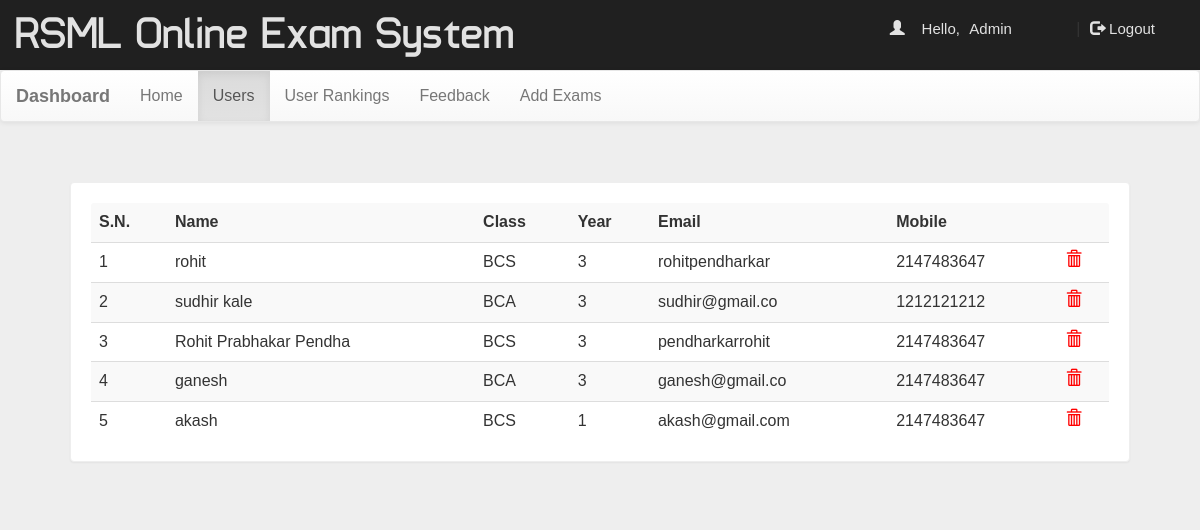
/dash.php?q=1 (signed in), run on the app's committed database.
### tables this page shows
CREATE TABLE `user` (
  `id` int(5) NOT NULL,
  `name` varchar(22) NOT NULL,
  `class` varchar(14) NOT NULL,
  `year` varchar(15) NOT NULL,
  `mob` int(10) NOT NULL,
  `email` varchar(25) NOT NULL,
  `password` varchar(10) NOT NULL,
  `date` date DEFAULT NULL
);

### dash.php (the view, shortened to what this page needs)
<!DOCTYPE html PUBLIC "-//W3C//DTD XHTML 1.0 Transitional//EN" "http://www.w3.org/TR/xhtml1/DTD/xhtml1-transitional.dtd">
<html xmlns="http://www.w3.org/1999/xhtml">
<head>
<link  rel="stylesheet" href="css/bootstrap.min.css"/>
 <link  rel="stylesheet" href="css/bootstrap-theme.min.css"/>
 <link rel="stylesheet" href="css/main.css">
 <link  rel="stylesheet" href="css/font.css">
</head>
<body  style="background:#eee;">
<div class="header">
<div class="row">
<div class="col-lg-6">
<span class="logo">RSML Online Exam System</span></div>
<?php
 include_once 'dbConnection.php';
  if(!(isset($_SESSION['email']))){
header("location:index.php");
}
else
{
$name = $_SESSION['name'];
echo '<span class="pull-right top title1" ><span class="log1"><span class="glyphicon glyphicon-user" aria-hidden="true"></span>&nbsp;&nbsp;&nbsp;&nbsp;Hello,</span> <a href="#" class="log log1">'.$name.'</a>&nbsp;|&nbsp;<a href="logout.php?q=account.php" class="log"><span class="glyphicon glyphicon-log-out" aria-hidden="true"></span>&nbsp;Logout</button></a></span>';
}?>
</div></div>
<nav class="navbar navbar-default title1">
  <div class="container-fluid">
    <div class="navbar-header">
      <a class="navbar-brand" href="dash.php?q=0"><b>Dashboard</b></a>
    </div>
    <div class="collapse navbar-collapse" id="bs-example-navbar-collapse-1">
      <ul class="nav navbar-nav">
        <li <?php if(@$_GET['q']==0) echo'class="active"'; ?>><a href="dash.php?q=0">Home<span class="sr-only">(current)</span></a></li>
        <li <?php if(@$_GET['q']==1) echo'class="active"'; ?>><a href="dash.php?q=1">Users</a></li>
		<li <?php if(@$_GET['q']==2) echo'class="active"'; ?>><a href="dash.php?q=2">User Rankings</a></li>
    <li <?php if(@$_GET['q']==3) echo'class="active"'; ?>><a href="dash.php?q=3">Feedback</a></li>
    <li <?php if(@$_GET['q']==4) echo'class="active"'; ?>><a href="dash.php?q=4">Add Exams</a></li>
      </ul>
          </div>
  </div>
</nav>
<div class="container">
<div class="row">
<div class="col-md-12">
<?php if(@$_GET['q']==1) {
echo  '<div class="panel"><table class="table table-striped title1">
<tr><td><b>S.N.</b></td><td><b>Name</b></td><td><b>Class</b></td><td><b>Year</b></td><td><b>Email</b></td><td><b>Mobile</b></td><td></td></tr>';
$result = mysqli_query($con,"SELECT * FROM user") or die('Error');
$c=1;
while($row = mysqli_fetch_array($result)) {
	$name = $row['name'];
	$mob = $row['mob'];
	$class = $row['class'];
  $email = $row['email'];
	$year = $row['year'];
	echo '<tr><td>'.$c++.'</td><td>'.$name.'</td><td>'.$class.'</td><td>'.$year.'</td><td>'.$email.'</td><td>'.$mob.'</td>
	<td><a title="Delete User" href="update.php?demail='.$email.'"><b><span class="glyphicon glyphicon-trash" style="color:red;" aria-hidden="true"></span></b></a></td></tr>';
}
echo '</table></div>';
}?>
</div>
</div></div>
</body>
</html>

### css/main.css (style rules this page uses)
body { overflow-x: hidden; width: 100%; font: 15px "Century Gothic", "Times Roman", sans-serif; background: #eee; min-height: 550px; background-attachment: fixed; }
.panel { border-color: #eee; margin: 40px; padding: 20px; font: 15px "Century Gothic", "Times Roman", sans-serif; }
.header { background: #202020; height: 70px; }
.logo { font-family: "typo"; font-size: 45px; color: #e2e2e2; margin: 15px; }
.title1 { font: 16px "Century Gothic", "Times Roman", sans-serif; }
.top { margin-top: 20px; }
.log1 { font: 15px "Ubuntu", sans-serif; color: #e2e2e2; margin-left: 10px; }
.log { margin: 10px; margin-right: 60px; margin-left: 5px; color: #e2e2e2; text-decoration: none; font-size: 20px; font-size: 15px; }

### data on the page
user: name "rohit", class "BCS", year "3", email "rohitpendharkar", mob "2147483647"
user: name "sudhir kale", class "BCA", year "3", email "sudhir@gmail.co", mob "1212121212"
user: name "Rohit Prabhakar Pendha", class "BCS", year "3", email "pendharkarrohit", mob "2147483647"
user: name "ganesh", class "BCA", year "3", email "ganesh@gmail.co", mob "2147483647"
user: name "akash", class "BCS", year "1", email "akash@gmail.com", mob "2147483647"

### other printed values
$name "Admin"
